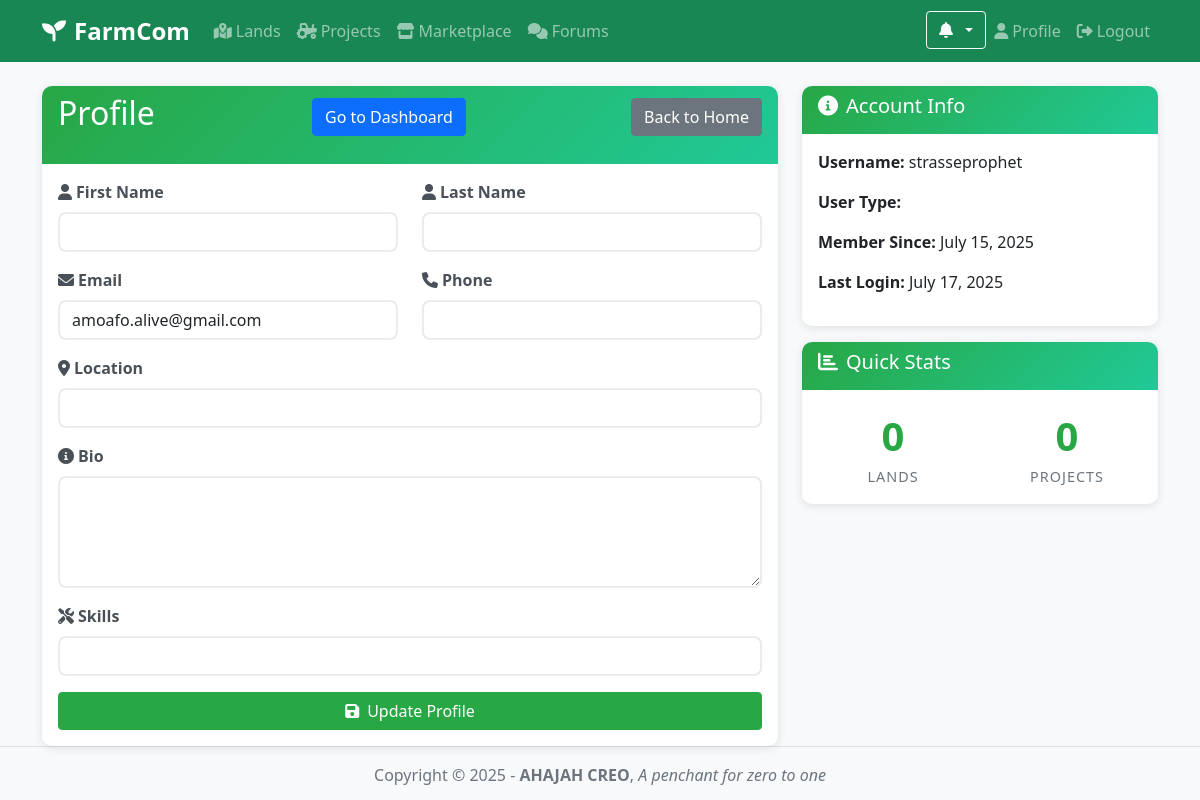
Page /accounts/profile/ (signed in) on the earlier database version.
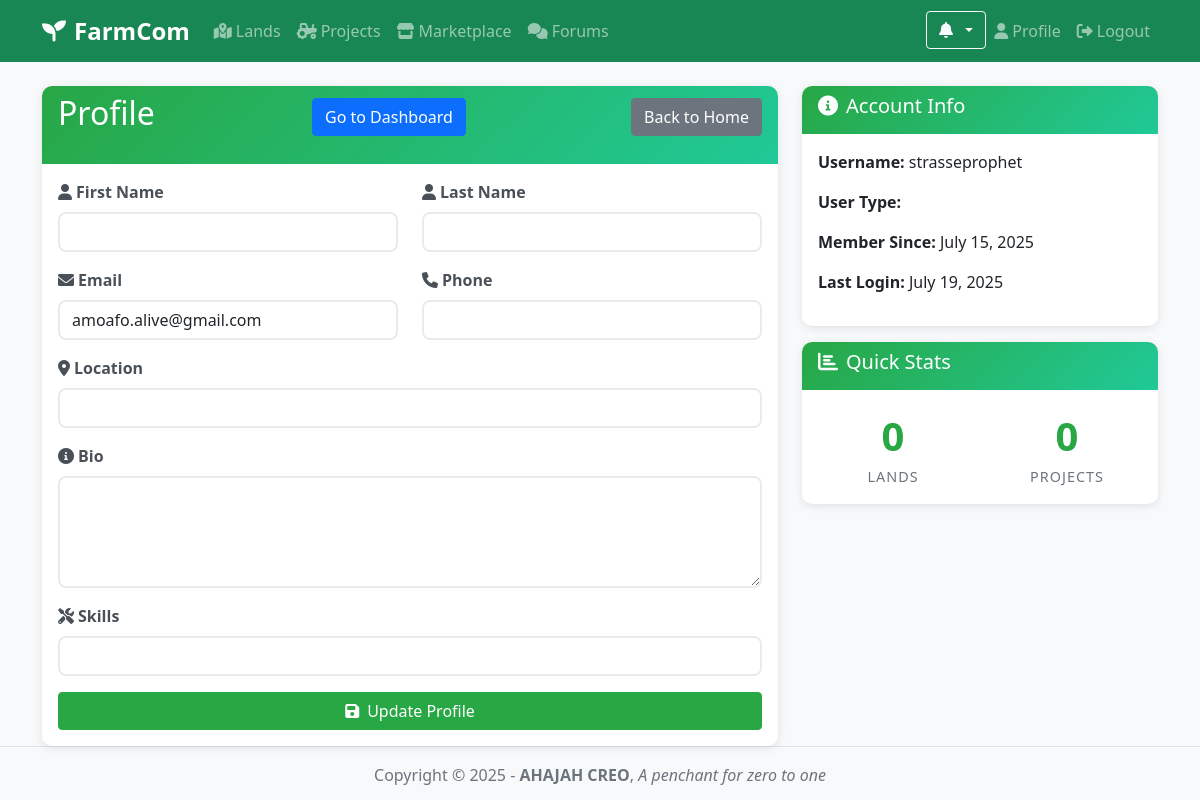
Same page on the later database version.
### accounts/models.py (models this page shows, shortened)
class User(AbstractUser):
    USER_TYPES = (
        ('LANDOWNER', 'Landowner'),
        ('FARMER', 'Professional Farmer'),
        ('WORKER', 'Farm Worker'),
        ('INVESTOR', 'Investor'),
        ('STUDENT', 'Student'),
    )
    user_type = models.CharField(max_length=20, choices=USER_TYPES)
    phone = models.CharField(max_length=20)
    location = models.CharField(max_length=100)
    bio = models.TextField(blank=True)
    skills = models.CharField(max_length=200, blank=True)
    avatar = models.ImageField(upload_to='avatars/', blank=True, null=True)
    groups = models.ManyToManyField(
        Group,
        verbose_name='groups',
        blank=True,
        help_text='The groups this user belongs to. A user will get all permissions granted to each of their groups.',
        related_name="accounts_user_groups",  # Custom related_name
        related_query_name="accounts_user",
    )
    user_permissions = models.ManyToManyField(
        Permission,
        verbose_name='user permissions',
        blank=True,
        help_text='Specific permissions for this user.',
        related_name="accounts_user_permissions",  # Custom related_name
        related_query_name="accounts_user",
    )
    supervisor = models.ForeignKey(
        'self',
        null=True,
        blank=True,
        on_delete=models.SET_NULL,
        related_name='supervised_workers',
        limit_choices_to={'user_type': 'FARMER'},
        help_text='The professional farmer supervising this worker (if applicable).'
    )

### accounts/views.py (the view)
# urls.py: path('profile/', views.profile, name='profile'),
@login_required
def profile(request):
    if request.method == 'POST':
        form = UserProfileForm(request.POST, instance=request.user)
        if form.is_valid():
            form.save()
            messages.success(request, 'Profile updated successfully!')
            return redirect('profile')
    else:
        form = UserProfileForm(instance=request.user)
    return render(request, 'accounts/profile.html', {'form': form})

### accounts/forms.py
class UserProfileForm(forms.ModelForm):
    class Meta:
        model = User
        fields = ('first_name', 'last_name', 'email', 'phone', 'location', 'bio', 'skills', 'avatar')
        widgets = {
            'bio': forms.Textarea(attrs={'rows': 4}),
        }
    def __init__(self, *args, **kwargs):
        super().__init__(*args, **kwargs)
        for field in self.fields.values():
            field.widget.attrs['class'] = 'form-control'

### accounts/context_processors.py (called while the page is built)
def notification_data(request):
    if request.user.is_authenticated:
        unread_notifications = Notification.objects.filter(user=request.user, is_read=False).count()
        recent_notifications = Notification.objects.filter(user=request.user, is_read=False).order_by('-created_at')[:5]
        return {
            'unread_notifications': unread_notifications,
            'recent_notifications': recent_notifications,
        }
    return {
        'unread_notifications': 0,
        'recent_notifications': [],
    }

### templates/accounts/profile.html (shortened to what the changed rows need)
{% extends 'base.html' %}
{% block content %}
<div class="row">
    <div class="col-md-8">
        <div class="card">
            <div class="card-header">
                <div class="d-flex justify-content-between align-items-center mb-3">
                    <h2>Profile</h2>
                </div>
            </div>
            <div class="card-body">
                <form method="post">
                    <div class="row">
                        <div class="col-md-6">
                            <div class="mb-3">
                                <label for="{{ form.first_name.id_for_label }}" class="form-label">
                                    <i class="fas fa-user me-1"></i>First Name
                                </label>
                                {{ form.first_name }}
                            </div>
                        </div>
                        <div class="col-md-6">
                            <div class="mb-3">
                                <label for="{{ form.last_name.id_for_label }}" class="form-label">
                                    <i class="fas fa-user me-1"></i>Last Name
                                </label>
                                {{ form.last_name }}
                            </div>
                        </div>
                    </div>
                    <div class="row">
                        <div class="col-md-6">
                            <div class="mb-3">
                                <label for="{{ form.email.id_for_label }}" class="form-label">
                                    <i class="fas fa-envelope me-1"></i>Email
                                </label>
                                {{ form.email }}
                            </div>
                        </div>
                        <div class="col-md-6">
                            <div class="mb-3">
                                <label for="{{ form.phone.id_for_label }}" class="form-label">
                                    <i class="fas fa-phone me-1"></i>Phone
                                </label>
                                {{ form.phone }}
                            </div>
                        </div>
                    </div>
                    <div class="mb-3">
                        <label for="{{ form.location.id_for_label }}" class="form-label">
                            <i class="fas fa-map-marker-alt me-1"></i>Location
                        </label>
                        {{ form.location }}
                    </div>
                    <div class="mb-3">
                        <label for="{{ form.bio.id_for_label }}" class="form-label">
                            <i class="fas fa-info-circle me-1"></i>Bio
                        </label>
                        {{ form.bio }}
                    </div>
                    <div class="mb-3">
                        <label for="{{ form.skills.id_for_label }}" class="form-label">
                            <i class="fas fa-tools me-1"></i>Skills
                        </label>
                        {{ form.skills }}
                    </div>
                </form>
            </div>
        </div>
    </div>
    <div class="col-md-4">
        <div class="card">
            <div class="card-body">
                <p><strong>Username:</strong> {{ user.username }}</p>
                <p><strong>User Type:</strong>
                </p>
                <p><strong>Member Since:</strong> {{ user.date_joined|date:"F j, Y" }}</p>
                <p><strong>Last Login:</strong> {{ user.last_login|date:"F j, Y" }}</p>
            </div>
        </div>
        <div class="card mt-3">
            <div class="card-body">
                <div class="row text-center">
                    <div class="col-6">
                        <div class="stats-number">{{ user.lands.count }}</div>
                        <div class="stats-label">Lands</div>
                    </div>
                    <div class="col-6">
                        <div class="stats-number">{{ user.managed_projects.count }}</div>
                        <div class="stats-label">Projects</div>
                    </div>
                </div>
            </div>
        </div>
    </div>
</div>
{% endblock %}

Differences in the rows shown:
changed User "strasseprophet": last_login "July 17, 2025" → "July 19, 2025"
